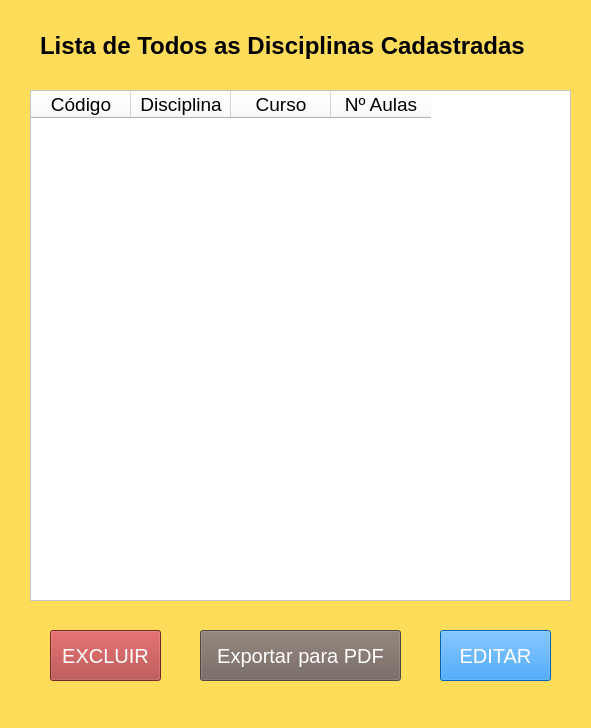
<?xml version="1.0" encoding="UTF-8"?>
<ui version="4.0">
 <class>MainWindow</class>
 <widget class="QMainWindow" name="MainWindow">
  <property name="geometry">
   <rect>
    <x>0</x>
    <y>0</y>
    <width>591</width>
    <height>728</height>
   </rect>
  </property>
  <property name="windowTitle">
   <string>MainWindow</string>
  </property>
  <property name="styleSheet">
   <string notr="true">background-color: rgb(255, 220, 90);</string>
  </property>
  <widget class="QWidget" name="centralwidget">
   <widget class="QLabel" name="label">
    <property name="geometry">
     <rect>
      <x>40</x>
      <y>10</y>
      <width>531</width>
      <height>71</height>
     </rect>
    </property>
    <property name="font">
     <font>
      <pointsize>18</pointsize>
      <weight>75</weight>
      <bold>true</bold>
     </font>
    </property>
    <property name="text">
     <string>Lista de Todos as Disciplinas Cadastradas</string>
    </property>
   </widget>
   <widget class="QTableWidget" name="tableWidget">
    <property name="geometry">
     <rect>
      <x>30</x>
      <y>90</y>
      <width>541</width>
      <height>511</height>
     </rect>
    </property>
    <property name="styleSheet">
     <string notr="true">background-color: rgb(255, 255, 255);
border-color: rgb(255, 255, 255);</string>
    </property>
    <property name="gridStyle">
     <enum>Qt::NoPen</enum>
    </property>
    <column>
     <property name="text">
      <string>Código</string>
     </property>
     <property name="font">
      <font>
       <pointsize>14</pointsize>
      </font>
     </property>
    </column>
    <column>
     <property name="text">
      <string>Disciplina</string>
     </property>
     <property name="font">
      <font>
       <pointsize>14</pointsize>
      </font>
     </property>
    </column>
    <column>
     <property name="text">
      <string>Curso</string>
     </property>
     <property name="font">
      <font>
       <pointsize>14</pointsize>
      </font>
     </property>
    </column>
    <column>
     <property name="text">
      <string>Nº Aulas</string>
     </property>
     <property name="font">
      <font>
       <pointsize>14</pointsize>
      </font>
     </property>
    </column>
   </widget>
   <widget class="QPushButton" name="pdf_disc">
    <property name="geometry">
     <rect>
      <x>200</x>
      <y>630</y>
      <width>201</width>
      <height>51</height>
     </rect>
    </property>
    <property name="font">
     <font>
      <pointsize>15</pointsize>
     </font>
    </property>
    <property name="styleSheet">
     <string notr="true">background-color: rgb(111, 98, 90);
color: rgb(255, 255, 255);</string>
    </property>
    <property name="text">
     <string>Exportar para PDF</string>
    </property>
   </widget>
   <widget class="QPushButton" name="excluir_disc">
    <property name="geometry">
     <rect>
      <x>50</x>
      <y>630</y>
      <width>111</width>
      <height>51</height>
     </rect>
    </property>
    <property name="font">
     <font>
      <pointsize>15</pointsize>
     </font>
    </property>
    <property name="styleSheet">
     <string notr="true">background-color: rgb(170, 56, 56);
color: rgb(255, 255, 255);</string>
    </property>
    <property name="text">
     <string>EXCLUIR</string>
    </property>
   </widget>
   <widget class="QPushButton" name="editar_disc">
    <property name="geometry">
     <rect>
      <x>440</x>
      <y>630</y>
      <width>111</width>
      <height>51</height>
     </rect>
    </property>
    <property name="font">
     <font>
      <pointsize>15</pointsize>
     </font>
    </property>
    <property name="styleSheet">
     <string notr="true">background-color: rgb(0, 136, 255);
color: rgb(255, 255, 255);</string>
    </property>
    <property name="text">
     <string>EDITAR</string>
    </property>
   </widget>
  </widget>
  <widget class="QMenuBar" name="menubar">
   <property name="geometry">
    <rect>
     <x>0</x>
     <y>0</y>
     <width>591</width>
     <height>21</height>
    </rect>
   </property>
  </widget>
  <widget class="QStatusBar" name="statusbar"/>
 </widget>
 <resources/>
 <connections/>
</ui>
